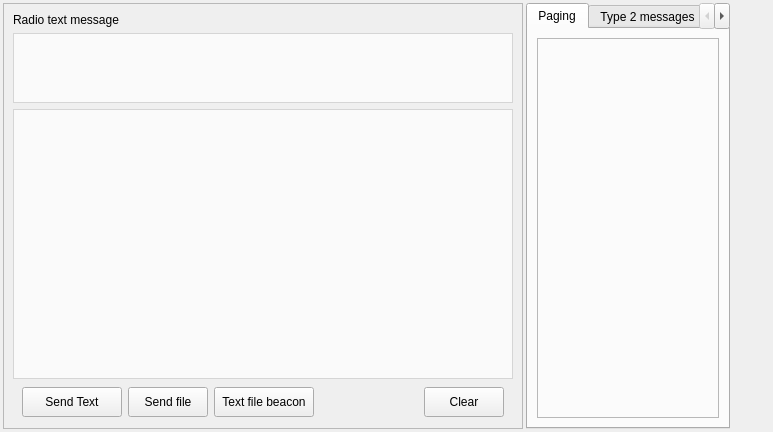
        <widget class="QWidget" name="textTab">
         <property name="sizePolicy">
          <sizepolicy hsizetype="MinimumExpanding" vsizetype="MinimumExpanding">
           <horstretch>0</horstretch>
           <verstretch>0</verstretch>
          </sizepolicy>
         </property>
         <attribute name="title">
          <string>Link services</string>
         </attribute>
         <attribute name="toolTip">
          <string>Send and receive text</string>
         </attribute>
         <layout class="QGridLayout" name="gridLayout_8">
          <property name="leftMargin">
           <number>3</number>
          </property>
          <property name="topMargin">
           <number>3</number>
          </property>
          <property name="rightMargin">
           <number>3</number>
          </property>
          <property name="bottomMargin">
           <number>3</number>
          </property>
          <property name="spacing">
           <number>3</number>
          </property>
          <item row="0" column="0">
           <widget class="QFrame" name="frame_6">
            <property name="sizePolicy">
             <sizepolicy hsizetype="MinimumExpanding" vsizetype="MinimumExpanding">
              <horstretch>0</horstretch>
              <verstretch>0</verstretch>
             </sizepolicy>
            </property>
            <property name="minimumSize">
             <size>
              <width>250</width>
              <height>250</height>
             </size>
            </property>
            <property name="maximumSize">
             <size>
              <width>550</width>
              <height>16777215</height>
             </size>
            </property>
            <property name="frameShape">
             <enum>QFrame::StyledPanel</enum>
            </property>
            <property name="frameShadow">
             <enum>QFrame::Raised</enum>
            </property>
            <layout class="QVBoxLayout" name="verticalLayout_9">
             <item>
              <widget class="QLabel" name="label_15">
               <property name="sizePolicy">
                <sizepolicy hsizetype="Fixed" vsizetype="Fixed">
                 <horstretch>0</horstretch>
                 <verstretch>0</verstretch>
                </sizepolicy>
               </property>
               <property name="text">
                <string>Radio text message</string>
               </property>
              </widget>
             </item>
             <item>
              <widget class="QPlainTextEdit" name="sendTextEdit">
               <property name="sizePolicy">
                <sizepolicy hsizetype="Expanding" vsizetype="Fixed">
                 <horstretch>0</horstretch>
                 <verstretch>0</verstretch>
                </sizepolicy>
               </property>
               <property name="minimumSize">
                <size>
                 <width>500</width>
                 <height>70</height>
                </size>
               </property>
               <property name="maximumSize">
                <size>
                 <width>16777215</width>
                 <height>70</height>
                </size>
               </property>
               <property name="font">
                <font>
                 <family>Sans Serif</family>
                 <pointsize>10</pointsize>
                 <weight>50</weight>
                 <italic>false</italic>
                 <bold>false</bold>
                </font>
               </property>
               <property name="styleSheet">
                <string notr="true">color: rgb(0, 0, 70);
background-color: rgba(255, 255, 255, 180);
font: 10pt &quot;Sans Serif&quot;;
</string>
               </property>
               <property name="tabStopWidth">
                <number>400</number>
               </property>
              </widget>
             </item>
             <item>
              <widget class="QTextEdit" name="receivedTextEdit">
               <property name="sizePolicy">
                <sizepolicy hsizetype="Expanding" vsizetype="MinimumExpanding">
                 <horstretch>0</horstretch>
                 <verstretch>0</verstretch>
                </sizepolicy>
               </property>
               <property name="minimumSize">
                <size>
                 <width>500</width>
                 <height>270</height>
                </size>
               </property>
               <property name="styleSheet">
                <string notr="true">color: rgb(0, 0, 67);
background-color: rgb(255, 255, 255, 180);
font: 10pt &quot;Sans Serif&quot;;
</string>
               </property>
               <property name="lineWrapMode">
                <enum>QTextEdit::WidgetWidth</enum>
               </property>
               <property name="lineWrapColumnOrWidth">
                <number>1024</number>
               </property>
               <property name="readOnly">
                <bool>true</bool>
               </property>
               <property name="tabStopWidth">
                <number>1024</number>
               </property>
              </widget>
             </item>
             <item>
              <widget class="QFrame" name="Buttons_frame">
               <property name="sizePolicy">
                <sizepolicy hsizetype="MinimumExpanding" vsizetype="Fixed">
                 <horstretch>0</horstretch>
                 <verstretch>0</verstretch>
                </sizepolicy>
               </property>
               <property name="maximumSize">
                <size>
                 <width>16777215</width>
                 <height>35</height>
                </size>
               </property>
               <layout class="QHBoxLayout" name="horizontalLayout_8">
                <property name="topMargin">
                 <number>2</number>
                </property>
                <property name="bottomMargin">
                 <number>2</number>
                </property>
                <item>
                 <widget class="QPushButton" name="sendTextButton">
                  <property name="sizePolicy">
                   <sizepolicy hsizetype="Fixed" vsizetype="Fixed">
                    <horstretch>0</horstretch>
                    <verstretch>0</verstretch>
                   </sizepolicy>
                  </property>
                  <property name="minimumSize">
                   <size>
                    <width>100</width>
                    <height>30</height>
                   </size>
                  </property>
                  <property name="text">
                   <string>Send Text</string>
                  </property>
                 </widget>
                </item>
                <item>
                 <widget class="QPushButton" name="pushButton">
                  <property name="sizePolicy">
                   <sizepolicy hsizetype="Fixed" vsizetype="Fixed">
                    <horstretch>0</horstretch>
                    <verstretch>0</verstretch>
                   </sizepolicy>
                  </property>
                  <property name="minimumSize">
                   <size>
                    <width>0</width>
                    <height>30</height>
                   </size>
                  </property>
                  <property name="text">
                   <string>Send file</string>
                  </property>
                 </widget>
                </item>
                <item>
                 <widget class="QPushButton" name="chooseFileButton">
                  <property name="sizePolicy">
                   <sizepolicy hsizetype="Fixed" vsizetype="Fixed">
                    <horstretch>0</horstretch>
                    <verstretch>0</verstretch>
                   </sizepolicy>
                  </property>
                  <property name="minimumSize">
                   <size>
                    <width>100</width>
                    <height>30</height>
                   </size>
                  </property>
                  <property name="text">
                   <string>Text file beacon</string>
                  </property>
                 </widget>
                </item>
                <item>
                 <spacer name="horizontalSpacer_10">
                  <property name="orientation">
                   <enum>Qt::Horizontal</enum>
                  </property>
                  <property name="sizeHint" stdset="0">
                   <size>
                    <width>40</width>
                    <height>20</height>
                   </size>
                  </property>
                 </spacer>
                </item>
                <item>
                 <widget class="QPushButton" name="clearReceivedTextButton">
                  <property name="minimumSize">
                   <size>
                    <width>0</width>
                    <height>30</height>
                   </size>
                  </property>
                  <property name="styleSheet">
                   <string notr="true">font: 12pt &quot;Sans Serif&quot;;


</string>
                  </property>
                  <property name="text">
                   <string>Clear</string>
                  </property>
                 </widget>
                </item>
               </layout>
              </widget>
             </item>
            </layout>
           </widget>
          </item>
          <item row="0" column="2">
           <spacer name="horizontalSpacer_14">
            <property name="orientation">
             <enum>Qt::Horizontal</enum>
            </property>
            <property name="sizeHint" stdset="0">
             <size>
              <width>40</width>
              <height>20</height>
             </size>
            </property>
           </spacer>
          </item>
          <item row="0" column="1">
           <widget class="QTabWidget" name="tabWidget_2">
            <property name="currentIndex">
             <number>0</number>
            </property>
            <widget class="QWidget" name="tab_4">
             <attribute name="title">
              <string>Paging</string>
             </attribute>
             <layout class="QGridLayout" name="gridLayout_14">
              <item row="0" column="0">
               <widget class="QFrame" name="frame_11">
                <property name="frameShape">
                 <enum>QFrame::StyledPanel</enum>
                </property>
                <property name="frameShadow">
                 <enum>QFrame::Raised</enum>
                </property>
               </widget>
              </item>
             </layout>
            </widget>
            <widget class="QWidget" name="tab_5">
             <attribute name="title">
              <string>Type 2 messages</string>
             </attribute>
             <layout class="QGridLayout" name="gridLayout_15">
              <item row="0" column="0">
               <widget class="QFrame" name="frame_12">
                <property name="frameShape">
                 <enum>QFrame::StyledPanel</enum>
                </property>
                <property name="frameShadow">
                 <enum>QFrame::Raised</enum>
                </property>
               </widget>
              </item>
             </layout>
            </widget>
            <widget class="QWidget" name="tab_6">
             <attribute name="title">
              <string>Satellite</string>
             </attribute>
            </widget>
           </widget>
          </item>
         </layout>
        </widget>
